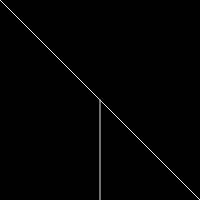
Frame 1 (no input)
Frame 60 (no input): identical to frame 1, image omitted
Frame 120 (the mouse pressed at the canvas centre since frame 60): identical to frame 1, image omitted

The p5.js sketch that drew this single still picture (run headless with seeded random() and noise() and a simulated clock; from frame 60 on, the mouse is pressed at the canvas centre):

// p5.js sketch
// ── sketch.js
function setup() {
    createCanvas(200, 200);
}

function draw() {
    background(0);
    stroke(225)

    fill(225);
    line(0, 0, 200, 200);
    line(100, 100, 100, 200);
}
